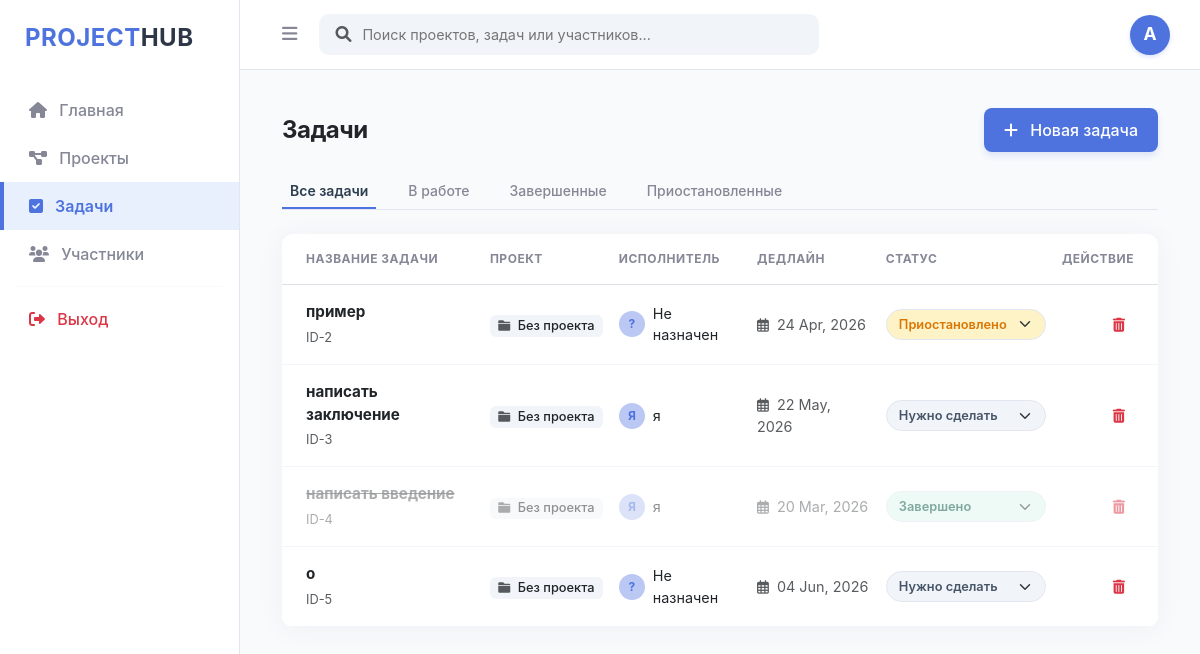
/tasks, run on an earlier commit of the app's database.
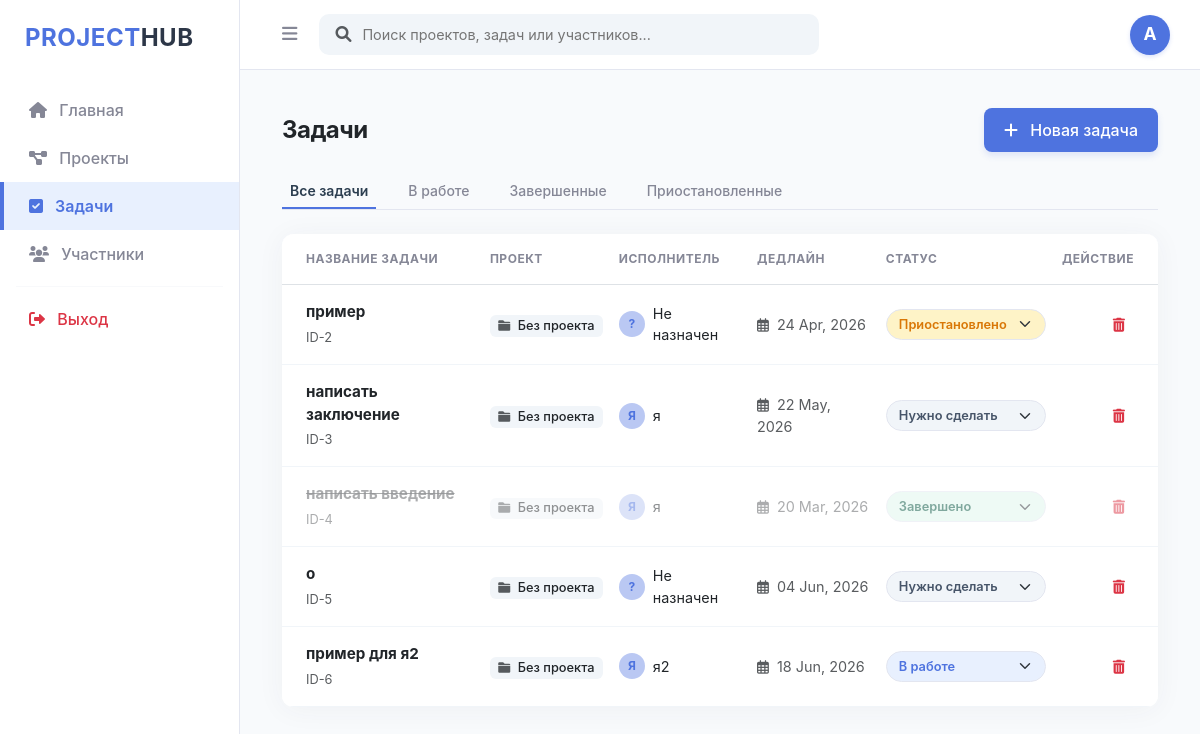
And on a later commit of the database.
### app/models/task.py (models this page shows)
class Task(Base):
    __tablename__ = "tasks"
    id = Column(Integer, primary_key=True, index=True)
    title = Column(String)
    status = Column(String, default="To Do")
    owner_id = Column(Integer, ForeignKey("users.id"))
    owner = relationship("User", back_populates="tasks")
    deadline = Column(Date, nullable=True)
    project_id = Column(Integer, ForeignKey("projects.id"))

### app/models/user.py (models this page shows)
class User(Base):
    __tablename__ = "users"
    id = Column(Integer, primary_key=True, index=True)
    username = Column(String, unique=True, index=True)
    email = Column(String, unique=True, index=True)
    hashed_password = Column(String)
    role = Column(String, default=UserRole.DEVELOPER.value)
    tasks = relationship("Task", back_populates="owner")
    projects = relationship("Project", back_populates="owner")

### app/main.py (the view)
@app.get("/tasks", response_class=HTMLResponse)
async def tasks_page(request: Request, status: str = None, db: Session = Depends(get_db), current_user: User = Depends(get_current_user)):
    users = db.query(User).all()
    tasks = db.query(Task).all()
    users = db.query(User).all()
    projects = db.query(Project).all()
    try:
        query = db.query(Task)
        if status:
            query = query.filter(Task.status == status)
        tasks = query.all()
        projects = db.query(Project).all()
        return templates.TemplateResponse("tasks.html", {
            "request": request,
            "tasks": tasks,
            "users": users,
            "projects": projects,
            "current_status": status, # Передаем текущий фильтр в
            "user": current_user
        })
    except Exception as e:
        return HTMLResponse(content=f"Ошибка: {e}", status_code=500)

### templates/tasks.html (shortened to what this page needs)
{% extends "base.html" %}
{% block content %}
<div class="container-fluid py-2">
    <div class="d-flex justify-content-between align-items-center mb-4">
        <h2 class="h4 fw-bold text-dark mb-0" style="letter-spacing: -0.5px;">Задачи</h2>
        <button class="btn btn-create-task" data-bs-toggle="modal" data-bs-target="#createTaskModal">
            <i class="fas fa-plus me-2"></i> Новая задача
        </button>
    </div>
    <div class="d-flex gap-2 mb-4 border-bottom pb-0" style="border-color: #e3e6f0 !important;">
        <a href="/tasks" class="btn btn-sm filter-tab shadow-none {% if not current_status %}active-filter{% endif %} me-3">
            Все задачи
        </a>
        <a href="/tasks?status=In Progress" class="btn btn-sm filter-tab shadow-none {% if current_status == 'In Progress' %}active-filter{% endif %} me-3">
            В работе
        </a>
        <a href="/tasks?status=Done" class="btn btn-sm filter-tab shadow-none {% if current_status == 'Done' %}active-filter{% endif %} me-3">
            Завершенные
        </a>
        <a href="/tasks?status=On Hold" class="btn btn-sm filter-tab shadow-none {% if current_status == 'On Hold' %}active-filter{% endif %}">
            Приостановленные
        </a>
    </div>
    <div class="card border-0 shadow-sm" style="border-radius: 12px; overflow: hidden; box-shadow: 0 0.15rem 1.75rem 0 rgba(58, 59, 69, 0.05) !important;">
        <div class="table-responsive">
            <table class="table align-middle mb-0" style="background: #ffffff;">
                <thead style="background: #f8fafc;">
                    <tr>
                        <th class="ps-4 py-3 text-uppercase" style="font-size: 0.75rem; color: var(--neutral-gray); letter-spacing: 0.5px;">Название задачи</th>
                        <th class="py-3 text-uppercase" style="font-size: 0.75rem; color: var(--neutral-gray); letter-spacing: 0.5px;">Проект</th>
                        <th class="py-3 text-uppercase" style="font-size: 0.75rem; color: var(--neutral-gray); letter-spacing: 0.5px;">Исполнитель</th>
                        <th class="py-3 text-uppercase" style="font-size: 0.75rem; color: var(--neutral-gray); letter-spacing: 0.5px;">Дедлайн</th>
                        <th class="py-3 text-uppercase" style="font-size: 0.75rem; color: var(--neutral-gray); letter-spacing: 0.5px;">Статус</th>
                        <th class="pe-4 py-3 text-end text-uppercase" style="font-size: 0.75rem; color: var(--neutral-gray); letter-spacing: 0.5px;">Действие</th>
                    </tr>
                </thead>
                <tbody>
                    {% for task in tasks %}
                    <tr class="border-bottom {% if task.status == 'Done' %}opacity-50{% endif %}" style="transition: all 0.3s ease; border-color: #f1f5f9 !important;">
                        <td class="ps-4 py-3">
                            <div class="fw-bold {% if task.status == 'Done' %}text-decoration-line-through text-muted{% else %}text-dark{% endif %}" style="font-size: 0.95rem;">
                                {{ task.title }}
                            </div>
                            <small class="text-muted" style="font-size: 0.8rem;">ID-{{ task.id }}</small>
                        </td>
                        <td>
                            <span class="badge font-weight-normal px-2.5 py-1.5 text-dark" style="background: #f1f5f9; border-radius: 6px; font-size: 0.8rem; font-weight: 500;">
                                <i class="fas fa-folder me-1 text-muted" style="font-size: 0.75rem;"></i> {{ task.project.title if task.project else 'Без проекта' }}
                            </span>
                        </td>
                        <td>
                            <div class="d-flex align-items-center">
                                <div class="rounded-circle me-2 fw-bold text-white" style="width: 26px; height: 26px; background: #bac8f3; color: var(--primary-blue) !important; display: flex; align-items: center; justify-content: center; font-size: 0.75rem;">
                                    {{ task.owner.username[0].upper() if task.owner else '?' }}
                                </div>
                                <span class="text-dark" style="font-size: 0.9rem;">{{ task.owner.username if task.owner else 'Не назначен' }}</span>
                            </div>
                        </td>
                        <td class="text-muted" style="font-size: 0.9rem;">
                            <i class="far fa-calendar-alt me-1" style="font-size: 0.85rem;"></i>
                            {{ task.deadline.strftime('%d %b, %Y') if task.deadline else 'Нет даты' }}
                        </td>
                        <td>
                            <form action="/tasks/update-status/{{ task.id }}" method="post" style="margin: 0;">
                                <select name="status" onchange="this.form.submit()" class="form-select form-select-sm status-select shadow-none {% if task.status == 'To Do' %}status-select-todo{% elif task.status == 'In Progress' %}status-select-progress{% elif task.status == 'Done' %}status-select-done{% else %}status-select-hold{% endif %}">
                                    <option value="To Do" {% if task.status == 'To Do' %}selected{% endif %}>Нужно сделать</option>
                                    <option value="In Progress" {% if task.status == 'In Progress' %}selected{% endif %}>В работе</option>
                                    <option value="Done" {% if task.status == 'Done' %}selected{% endif %}>Завершено</option>
                                    <option value="On Hold" {% if task.status == 'On Hold' %}selected{% endif %}>Приостановлено</option>
                                </select>
                            </form>
                        </td>
                        <td class="pe-4 text-end">
                            <form action="/tasks/delete/{{ task.id }}" method="post" style="display: inline;" onsubmit="return confirm('Удалить эту задачу?')">
                                <button type="submit" class="btn btn-sm text-danger shadow-none p-2" title="Удалить" style="border-radius: 6px; transition: background-color 0.2s;">
                                    <i class="fas fa-trash-alt"></i>
                                </button>
                            </form>
                        </td>
                    </tr>
                    {% endfor %}
                </tbody>
            </table>
        </div>
    </div>
</div>
{% endblock %}

### templates/base.html (shortened to what this page needs)
<!DOCTYPE html>
<html lang="ru">
<head>
    <link href="https://cdn.jsdelivr.net/npm/bootstrap@5.3.0/dist/css/bootstrap.min.css" rel="stylesheet">
    <link rel="stylesheet" href="https://cdnjs.cloudflare.com/ajax/libs/font-awesome/6.0.0/css/all.min.css">
</head>
<body>
    <div class="sidebar" id="sidebar">
        <div class="sidebar-brand">PROJECT<span>HUB</span></div>
        <nav class="nav flex-column">
            <a class="nav-link {% if request.url.path == '/' %}active{% endif %}" href="/">
                <i class="fas fa-home me-2"></i> Главная
            </a>
            <a class="nav-link {% if request.url.path == '/projects' %}active{% endif %}" href="/projects">
                <i class="fas fa-project-diagram me-2"></i> Проекты
            </a>
            <a class="nav-link {% if request.url.path.startswith('/tasks') %}active{% endif %}" href="/tasks">
                <i class="fas fa-check-square me-2"></i> Задачи
            </a>
            <a class="nav-link {% if request.url.path == '/users' %}active{% endif %}" href="/users">
                <i class="fas fa-users me-2"></i> Участники
            </a>
            <hr class="mx-3 my-2" style="color: #e3e6f0;">
            <a class="nav-link text-danger" href="/logout">
                <i class="fas fa-sign-out-alt me-2"></i> Выход
            </a>
        </nav>
    </div>
    <div class="topbar" id="topbar">
        <button id="toggleBtn">
            <i class="fas fa-bars"></i>
        </button>
        <div class="search-container" id="searchContainer">
            <form action="/search" method="get" class="w-100 position-relative">
                <i class="fas fa-search position-absolute top-50 start-0 translate-middle-y ms-3 text-muted" style="z-index: 5;"></i>
                <input type="text" id="searchInput" name="q" class="custom-search-input shadow-none"
                       placeholder="Поиск проектов, задач или участников..."
                       value="{{ query if query else '' }}">
            </form>
        </div>
        <div class="ms-auto dropdown profile-dropdown">
            <a href="#" class="d-flex align-items-center text-decoration-none dropdown-toggle" id="profileMenu" data-bs-toggle="dropdown" aria-expanded="false">
                <div class="profile-avatar">
                    {% if user %}{{ user.username[0] | upper }}{% else %}A{% endif %}
                </div>
            </a>
        </div>
    </div>
    <div class="main-content" id="mainContent">
        {% block content %}{% endblock %}
    </div>
</body>
</html>

### templates/base.html (style rules this page uses)
:root { --sidebar-width: 240px; --topbar-height: 70px; --primary-blue: #4e73df; --light-blue: #e8f0fe; --neutral-dark: #2c3e50; --neutral-gray: #858796; }
body { background-color: #f8fafc; font-family: 'Inter', sans-serif; margin: 0; overflow-x: hidden; }
.sidebar { width: var(--sidebar-width); height: 100vh; position: fixed; left: 0; top: 0; background: #ffffff; border-right: 1px solid #e3e6f0; padding-top: 20px; z-index: 1050; transition: transform 0.3s ease; }
.sidebar-brand { padding: 0 25px 30px; font-size: 1.5rem; font-weight: 700; color: var(--primary-blue); letter-spacing: 0.5px; }
.sidebar-brand span { color: #2d3748; }
.nav-link { padding: 12px 25px; color: var(--neutral-gray); font-weight: 500; transition: all 0.2s; text-decoration: none; display: block; border-left: 4px solid transparent; }
.nav-link i { transition: color 0.2s; }
.nav-link.active { color: var(--primary-blue); background: var(--light-blue); font-weight: 600; border-left-color: var(--primary-blue); }
.nav-link.active i { color: var(--primary-blue); }
.topbar { height: var(--topbar-height); margin-left: var(--sidebar-width); background: #ffffff; border-bottom: 1px solid #e3e6f0; display: flex; align-items: center; padding: 0 30px; position: sticky; top: 0; z-index: 1000; transition: margin-left 0.3s ease; }
#toggleBtn { color: var(--neutral-gray); border: none; background: transparent; font-size: 1.1rem; padding: 8px 12px; border-radius: 8px; transition: all 0.2s; }
.search-container { flex-grow: 1; max-width: 500px; margin-left: 10px; position: relative; }
.custom-search-input { width: 100%; padding: 9px 15px 9px 42px; background: #f1f5f9; border: 1px solid transparent; border-radius: 10px; font-size: 0.9rem; outline: none; transition: all 0.2s; }
.profile-dropdown .dropdown-toggle::after { display: none; }
.profile-avatar { width: 40px; height: 40px; background-color: var(--primary-blue); border-radius: 50%; color: white; display: flex; align-items: center; justify-content: center; font-weight: bold; font-size: 1.1rem; box-shadow: 0 2px 4px rgba(78, 115, 223, 0.2); }
.main-content { margin-left: var(--sidebar-width); padding: 30px; min-height: calc(100vh - var(--topbar-height)); transition: margin-left 0.3s ease; }

### templates/tasks.html (style rules this page uses)
.btn-create-task { background-color: var(--primary-blue) !important; border: none !important; color: #ffffff !important; font-weight: 500; padding: 10px 20px; border-radius: 8px; transition: background-color 0.2s !important; box-shadow: 0 4px 6px rgba(78, 115, 223, 0.15); }
.filter-tab { border: none !important; font-weight: 500; color: var(--neutral-gray) !important; position: relative; padding-bottom: 8px !important; transition: color 0.2s; }
.filter-tab.active-filter { font-weight: 600; color: var(--neutral-dark) !important; }
.filter-tab.active-filter::after { content: ''; position: absolute; bottom: 0; left: 0; width: 100%; height: 2px; background-color: var(--primary-blue); }
.status-select { width: 160px; font-size: 0.8rem; font-weight: 600; cursor: pointer; border-radius: 20px !important; padding: 5px 12px 5px 12px; background-position: right 12px center; border: 1px solid #e3e6f0 !important; }
.status-select-todo { background-color: #f1f5f9; color: #475569; }
.status-select-progress { background-color: var(--light-blue); color: var(--primary-blue); }
.status-select-done { background-color: #def7ec; color: #03543f; }
.status-select-hold { background-color: #fef3c7; color: #d97706; }

What changed in the data, as far as the page shows it:
added Task: title "пример для я2", id "6", project "Без проекта", owner "Я", owner "я2", deadline "18 Jun, 2026", status "В работе"
